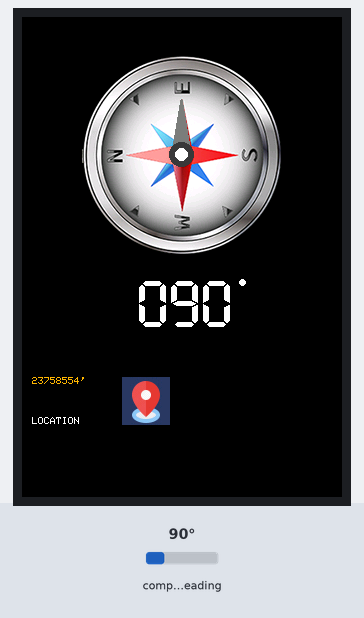
Recording of a sketch running on a simulated ESP32. Parts: 320×480 colour display. Wiring (inferred from the names in the program): QMC5883L compass at I2C address 0x0D. The test bench sets the inputs (shaded band); at power-on: compass heading 90°. What the sketch prints to the serial monitor is not drawn.

Above: at 0.5 s.

The sketch:

Univcon_compass.ino
```cpp
#include <Wire.h>
#include <TFT_eSPI.h>
#include "compas.h"
#include "position.h"
#include "HMC5883mumet.h"

MechaQMC5883 qmc;

TFT_eSPI tft = TFT_eSPI();
TFT_eSprite bck = TFT_eSprite(&tft);
TFT_eSprite sprite = TFT_eSprite(&tft);
TFT_eSprite sprite1 = TFT_eSprite(&tft);
TFT_eSprite data = TFT_eSprite(&tft);

#define gray 0x39C7
#define background1 TFT_BLACK //0x29CC
#define background2 0x1928

int angle=0;
int angle2=359;
int sx=60;
int sy=12;
int jarumtetaputara;int jarumtetaputara1;
  int x, y, z;

  int azimuth;
void setup() {
  Serial.begin(115200);
  Wire.begin();

  tft.init();  tft.fillScreen(background1);
  tft.setSwapBytes(true);
  tft.setRotation(0);
  tft.drawString("LOCATION",10,400);
  tft.setTextColor(TFT_ORANGE, background1);
  //tft.loadFont(NotoSansBold15);
  tft.drawString("43768554'",10,360);
  //tft.loadFont(NotoSansBold15);
  tft.drawString("23758554'",10,360);
  tft.pushImage(100,360,48,48,position);

  data.createSprite(140,60);
  //data.loadFont(NotoSansMonoSCB20);
  data.setTextColor(TFT_WHITE,background1);

  bck.createSprite(200,200);
  bck.setSwapBytes(true);

  sprite.createSprite(200,200);
  sprite.setSwapBytes(true);


  sprite1.createSprite(121,25);
  sprite.setPivot(100,100);
  sprite.pushImage(1,1,199,199,COMPASS);
  qmc.init();
  qmc.setMode(Mode_Continuous,ODR_200Hz,RNG_2G,OSR_256);

}


void drawData(){
  data.fillSprite(background1);
  if (azimuth<10){
          data.drawString("00"+String(azimuth),10,8,7);data.fillSmoothCircle(115, 10, 3, TFT_WHITE);
  }
  else if (azimuth>=10 && azimuth<100){
          data.drawString("0"+String(azimuth),10,8,7);data.fillSmoothCircle(115, 10, 3, TFT_WHITE);
  }
  else if (azimuth>=100){
          data.drawString(    String(azimuth),10,8,7);data.fillSmoothCircle(115, 10, 3, TFT_WHITE);
  }
  data.pushSprite(105,255);
}

void drawCompas(){
  bck.fillSprite(background1);
  //bck.fillSmoothCircle(152, 5, 5, TFT_ORANGE);

  sprite1.drawWedgeLine(6, sy, sx, sy, 1, 10, TFT_DARKGREY);
  //sprite1.drawWedgeLine(sx, sy, 115, sy, 10, 1, TFT_YELLOW);
  sprite1.fillSmoothCircle(sx, sy, 12, gray);
  sprite1.fillSmoothCircle(sx, sy, 6, TFT_WHITE);

  sprite.pushRotated(&bck,jarumtetaputara1,background1);
  sprite1.pushRotated(&bck,jarumtetaputara,background1);
  bck.pushSprite(59,37);
}

void loop() {

  qmc.read(&x, &y, &z,&azimuth);
  angle=azimuth+90; if(angle>360)angle=angle-360;
  jarumtetaputara = angle-azimuth; //360-angle ;
  angle2=azimuth; if(angle2<0)angle2=359;
  jarumtetaputara1 = 360-angle2;

Serial.print(" Azimuth:"); Serial.println(azimuth);
drawCompas();
drawData();
delay(10);
}
```

HMC5883mumet.cpp
```cpp
#include "HMC5883mumet.h"

#include <Wire.h>

void MechaQMC5883::setAddress(uint8_t addr){
  address = addr;
}

void MechaQMC5883::WriteReg(byte Reg,byte val){
  Wire.beginTransmission(address); //start talking
  Wire.write(Reg); // Tell the HMC5883 to Continuously Measure
  Wire.write(val); // Set the Register
  Wire.endTransmission();
}

void MechaQMC5883::init(){
  WriteReg(0x0B,0x01);
  //Define Set/Reset period
  setMode(Mode_Continuous,ODR_200Hz,RNG_8G,OSR_512);
  /*
  Define
  OSR = 512
  Full Scale Range = 8G(Gauss)
  ODR = 200HZ
  set continuous measurement mode
  */
}

void MechaQMC5883::setMode(uint16_t mode,uint16_t odr,uint16_t rng,uint16_t osr){
  WriteReg(0x09,mode|odr|rng|osr);
}


void MechaQMC5883::softReset(){
  WriteReg(0x0A,0x80);
}

/**
 * read values from device
 * @return status value:
 *  - 0:success
 *  - 1:data too long to fit in transmit buffer
 *  - 2:received NACK on transmit of address
 *  - 3:received NACK on transmit of data
 *  - 4:other error
 *  - 8:overflow (magnetic field too strong)
 */
int MechaQMC5883::read(int* x,int* y,int* z){
  Wire.beginTransmission(address);
  Wire.write(0x00);
  int err = Wire.endTransmission();
  if (err) {return err;}
  Wire.requestFrom(address, 7);
  *x = (int)(int16_t)(Wire.read() | Wire.read() << 8);
  *y = (int)(int16_t)(Wire.read() | Wire.read() << 8);
  *z = (int)(int16_t)(Wire.read() | Wire.read() << 8);
  byte overflow = Wire.read() & 0x02;
  return overflow << 2;
}

int MechaQMC5883::read(int* x,int* y,int* z,int* a){
  int err = read(x,y,z);
  *a = azimuth(y,x);
  return err;
}

int MechaQMC5883::read(int* x,int* y,int* z,float* a){
  int err = read(x,y,z);
  *a = azimuth(y,x);
  return err;
}


float MechaQMC5883::azimuth(int *a, int *b){
  float azimuth = atan2((int)*a,(int)*b) * 180.0/PI;
  return azimuth < 0?360 + azimuth:azimuth;
}
```

HMC5883mumet.h
```cpp
#ifndef HMC5883mumet
#define HMC5883mumet

#include "Arduino.h"
#include "Wire.h"

#define QMC5883_ADDR 0x0D


//REG CONTROL

//0x09

#define Mode_Standby    0b00000000
#define Mode_Continuous 0b00000001

#define ODR_10Hz        0b00000000
#define ODR_50Hz        0b00000100
#define ODR_100Hz       0b00001000
#define ODR_200Hz       0b00001100

#define RNG_2G          0b00000000
#define RNG_8G          0b00010000

#define OSR_512         0b00000000
#define OSR_256         0b01000000
#define OSR_128         0b10000000
#define OSR_64          0b11000000


class MechaQMC5883{
public:


void setAddress(uint8_t addr);

void init(); //init qmc5883

void setMode(uint16_t mode,uint16_t odr,uint16_t rng,uint16_t osr); // setting

void softReset(); //soft RESET

int read(int* x,int* y,int* z); //reading
int read(int* x,int* y,int* z,int* a);
int read(int* x,int* y,int* z,float* a);

float azimuth(int* a,int* b);

private:

void WriteReg(uint8_t Reg,uint8_t val);
uint8_t address = QMC5883_ADDR;

};


#endif
```

Source omitted: compas.h (data table, 383358 bytes), position.h (data table, 22525 bytes)
